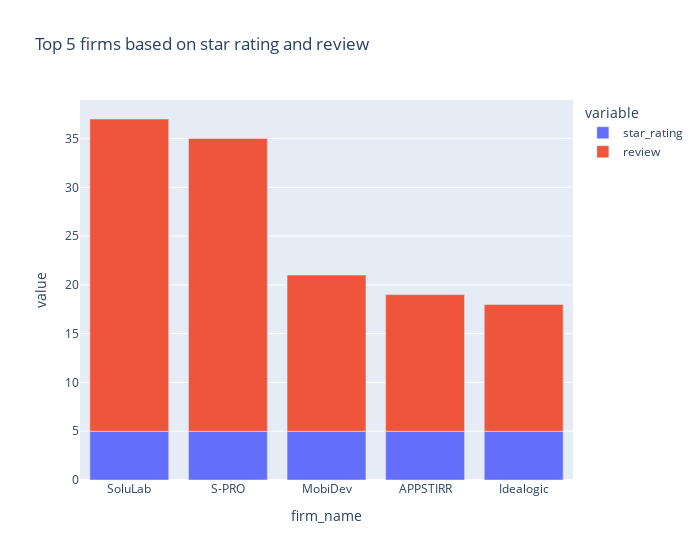

Notebook source saved alongside this figure:
### Markdown cell above
From the distribution, more than 50 firms has a review in the range 0 - 1. Very few firms has more than 20 reviews

### Code cell
px.bar(top5_sta_rev, 'firm_name', ['star_rating', 'review'], width=700,
       title='Top 5 firms based on star rating and review')

### Figure 1 — Plotly figure (JSON) as saved in the notebook; plotly's stock layout.template omitted (floating-point values rounded to 4 significant figures)
{"data": [{"alignmentgroup": "True", "hovertemplate": "variable=star_rating<br>firm_name=%{x}<br>value=%{y}<extra></extra>", "legendgroup": "star_rating", "marker": {"color": "#636efa", "pattern": {"shape": ""}}, "name": "star_rating", "offsetgroup": "star_rating", "orientation": "v", "showlegend": true, "textposition": "auto", "type": "bar", "x": ["SoluLab", "S-PRO", "MobiDev", "APPSTIRR", "Idealogic"], "xaxis": "x", "y": [5, 5, 5, 5, 5], "yaxis": "y"}, {"alignmentgroup": "True", "hovertemplate": "variable=review<br>firm_name=%{x}<br>value=%{y}<extra></extra>", "legendgroup": "review", "marker": {"color": "#EF553B", "pattern": {"shape": ""}}, "name": "review", "offsetgroup": "review", "orientation": "v", "showlegend": true, "textposition": "auto", "type": "bar", "x": ["SoluLab", "S-PRO", "MobiDev", "APPSTIRR", "Idealogic"], "xaxis": "x", "y": [32, 30, 16, 14, 13], "yaxis": "y"}], "layout": {"barmode": "relative", "legend": {"title": {"text": "variable"}, "tracegroupgap": 0}, "title": {"text": "Top 5 firms based on star rating and review"}, "width": 700, "xaxis": {"anchor": "y", "domain": [0, 1], "title": {"text": "firm_name"}}, "yaxis": {"anchor": "x", "domain": [0, 1], "title": {"text": "value"}}}}
